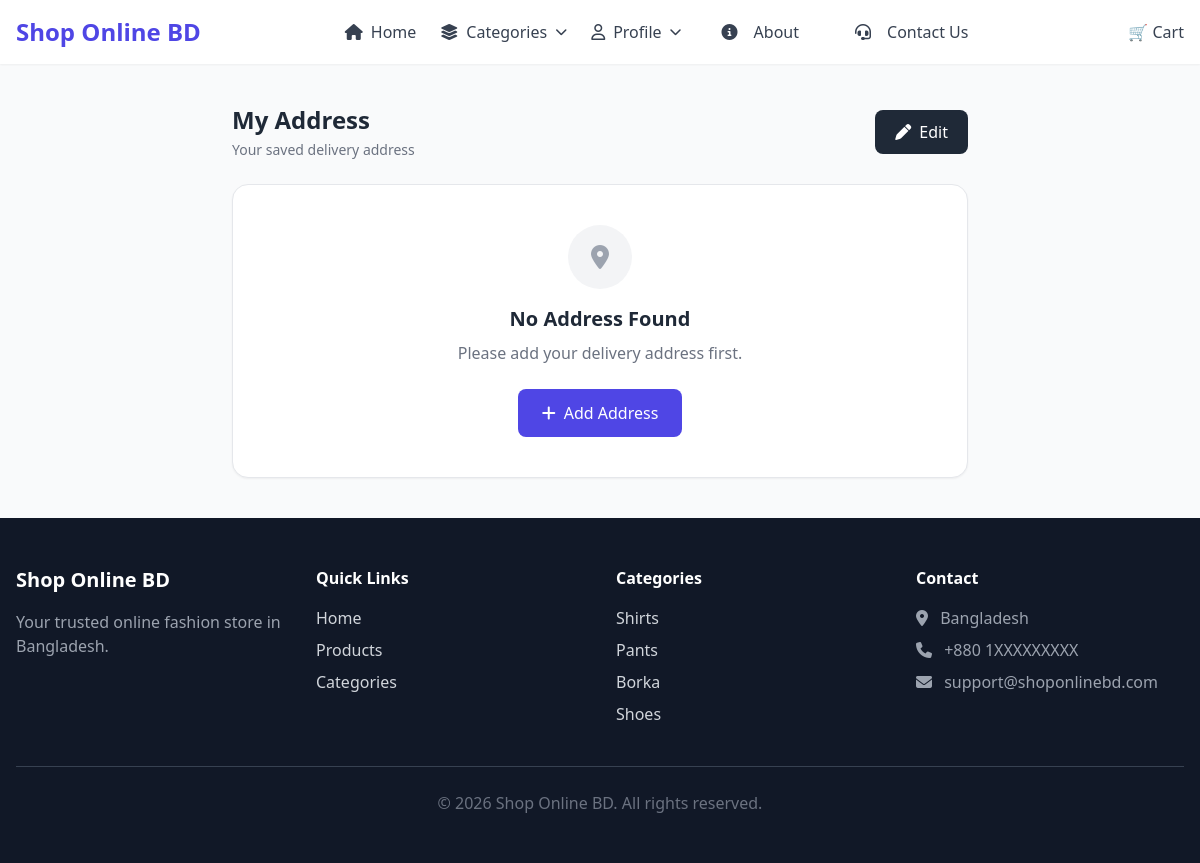
/address/ (signed in), run on an earlier commit of the app's database.
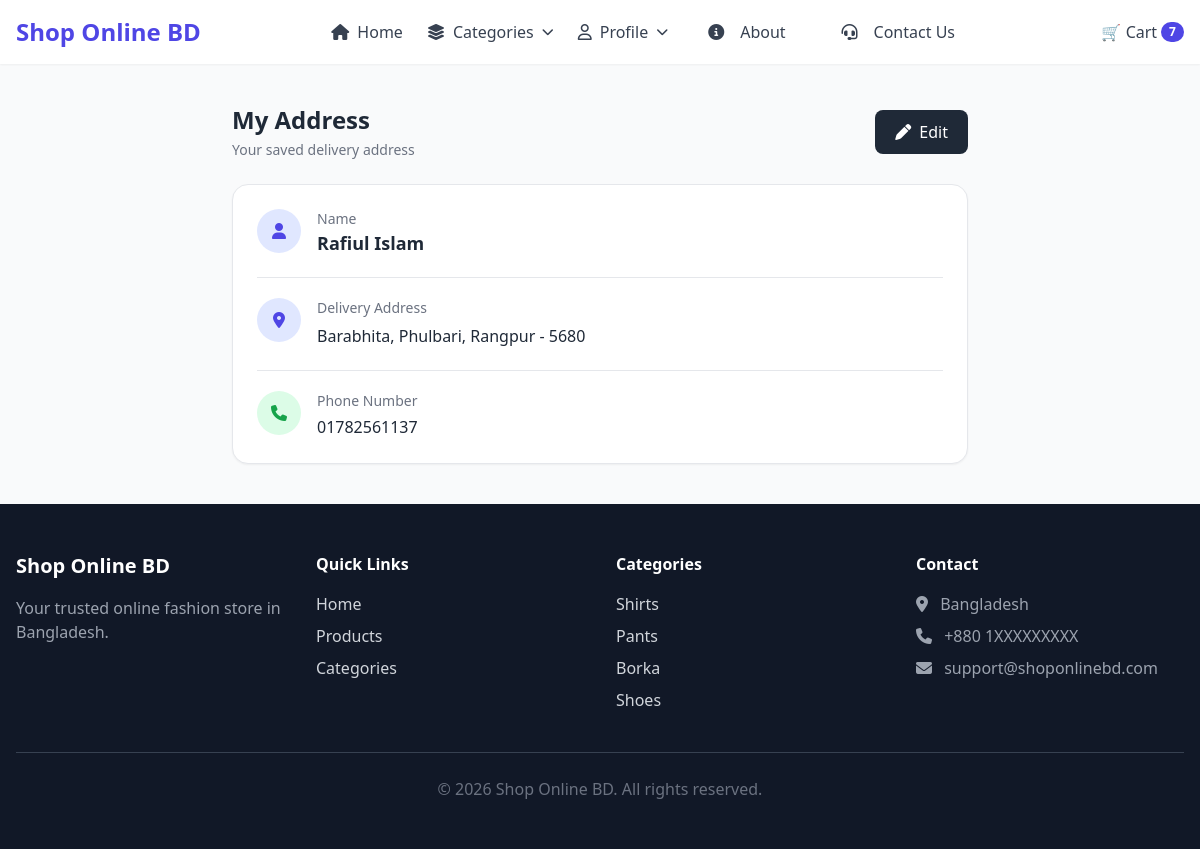
And on a later commit of the database.
### shop/models.py (models this page shows, shortened)
class Customer(models.Model):
    user = models.OneToOneField(User, on_delete=models.CASCADE)
    name = models.CharField(max_length=100)
    district = models.CharField(choices=DISTRICT_CHOICES, max_length=100)
    thana = models.CharField(max_length=100)
    zipcode = models.CharField(max_length=10)
    phone = models.CharField(max_length=15)
    village = models.CharField(max_length=100)

### shop/views.py (the view)
# urls.py: path("address/", views.AddressView.as_view(), name="address"),
class AddressView(View):
    def get(self, request):
        customer = Customer.objects.filter(user=request.user).first()
        return render(request, "shop/address.html", {"customer": customer})

### shop/context_processors.py (called while the page is built)
def cart_count(request):
    if request.user.is_authenticated:
        cart = Cart.objects.filter(user=request.user).first()
        if cart:
            count = sum(item.quantity for item in cart.items.all())
            return {"cart_count": count}
    return {"cart_count": 0}

### templates/shop/address.html (shortened to what the changed rows need)
{% extends "shop/base.html" %}
{% block content %}
<!DOCTYPE html>
<html lang="en">
    <head>
        <script src="https://cdn.tailwindcss.com"></script>
        <link
            rel="stylesheet"
            href="https://cdnjs.cloudflare.com/ajax/libs/font-awesome/6.5.2/css/all.min.css">
    </head>
    <body class="bg-gray-100 min-h-screen">
        <div class="max-w-3xl mx-auto px-4 py-10">
            <div class="flex items-center justify-between mb-6">
                <div>
                    <h1 class="text-2xl font-bold text-gray-800">
                        My Address
                    </h1>
                </div>
            </div>
            {% if customer %}
            <div
                class="bg-white rounded-2xl shadow-sm border border-gray-200 p-6">
                <div class="flex items-start gap-4 pb-5 border-b">
                    <div class="w-11 h-11 bg-indigo-100 text-indigo-600
                            rounded-full flex items-center justify-center">
                        <i class="fa-solid fa-user"></i>
                    </div>
                    <div>
                        <p class="text-sm text-gray-500">Name</p>
                        <h2 class="text-lg font-semibold text-gray-800">
                            {{ customer.name }}
                        </h2>
                    </div>
                </div>
                <div class="py-5 border-b">
                    <div class="flex items-start gap-4">
                        <div class="w-11 h-11 bg-indigo-100 text-indigo-600
                                rounded-full flex items-center justify-center">
                            <i class="fa-solid fa-location-dot"></i>
                        </div>
                        <div class="flex-1">
                            <p class="text-sm text-gray-500 mb-1">
                                Delivery Address
                            </p>
                            <p class="text-gray-800 leading-7">
                                {{ customer.village }},
                                {{ customer.thana }},
                                {{ customer.district }}
                                {% if customer.zipcode %}
                                - {{ customer.zipcode }}
                                {% endif %}
                            </p>
                        </div>
                    </div>
                </div>
                <div class="pt-5">
                    <div class="flex items-start gap-4">
                        <div class="w-11 h-11 bg-green-100 text-green-600
                                rounded-full flex items-center justify-center">
                            <i class="fa-solid fa-phone"></i>
                        </div>
                        <div>
                            <p class="text-sm text-gray-500">
                                Phone Number
                            </p>
                            <p class="text-gray-800 font-medium mt-1">
                                {{ customer.phone }}
                            </p>
                        </div>
                    </div>
                </div>
            </div>
            {% else %}
            <div class="bg-white rounded-2xl shadow-sm border
                    border-gray-200 p-10 text-center">
                <div class="w-16 h-16 mx-auto mb-4
                        bg-gray-100 text-gray-400
                        rounded-full flex items-center justify-center">
                    <i class="fa-solid fa-location-dot text-2xl"></i>
                </div>
                <h2 class="text-xl font-semibold text-gray-800">
                    No Address Found
                </h2>
                <p class="text-gray-500 mt-2 mb-6">
                    Please add your delivery address first.
                </p>
                <a
                    href="{% url 'profile' %}"
                    class="inline-flex items-center gap-2
                       bg-indigo-600 hover:bg-indigo-700
                       text-white px-6 py-3
                       rounded-lg transition">
                    <i class="fa-solid fa-plus"></i>
                    Add Address
                </a>
            </div>
            {% endif %}
        </div>
    </body>
</html>
{% endblock %}

What changed in the data, as far as the page shows it:
added Customer: name "Rafiul Islam", village "Barabhita", thana "Phulbari", district "Rangpur", zipcode "5680", phone "01782561137"
Also different on the page:
{{ cart_count }}: (not shown) → "7"
text no longer shown: "No Address Found Please add your delivery address first. Add Address"
text now shown: "Name Delivery Address , , - Phone Number"
